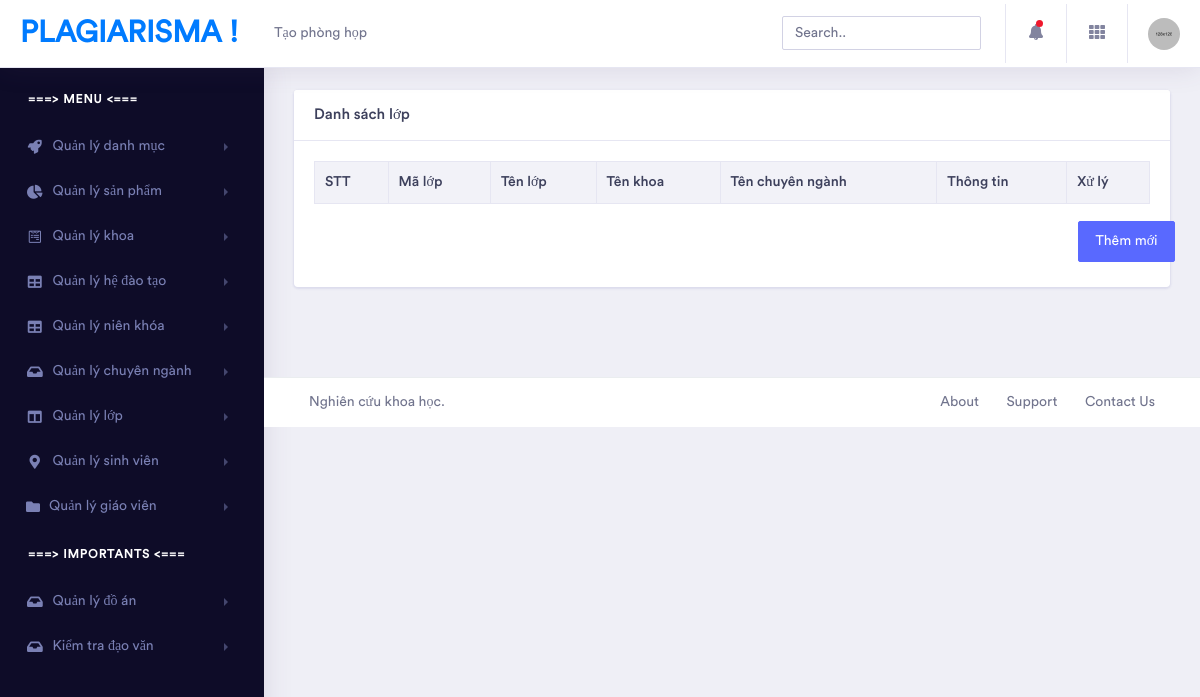
Before: /index.php?module=listlop with the older database file.
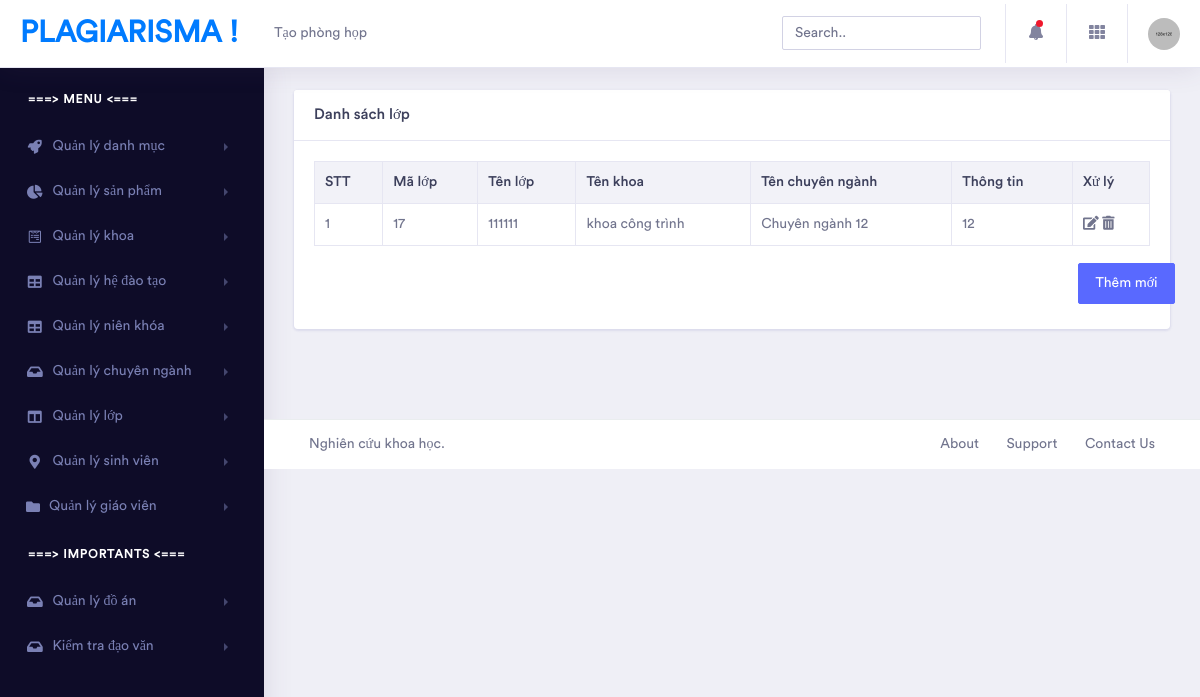
After: the same page with the newer database file.
### tables this page shows
CREATE TABLE `tbl_lop` (
  `ma_lop` int(11) NOT NULL,
  `ten_lop` varchar(50) DEFAULT NULL,
  `khoa_id` int(11) DEFAULT NULL,
  `chuyennganh_id` int(11) DEFAULT NULL,
  `thong_tin` varchar(100) NOT NULL
);

CREATE TABLE `tbl_khoa` (
  `ma_khoa` int(11) NOT NULL,
  `ten_khoa` varchar(50) DEFAULT NULL,
  `mo_ta` varchar(50) DEFAULT NULL
);

CREATE TABLE `tbl_chuyennganh` (
  `ma_chuyen_nganh` int(11) NOT NULL,
  `ten_chuyen_nganh` varchar(100) DEFAULT NULL,
  `mo_ta_chuyen_nganh` varchar(100) DEFAULT NULL,
  `khoa_id` int(11) DEFAULT NULL
);

### modules/listlop.php (the view)
<div class="container-fluid  dashboard-content">
<div class="row">
                    <div class="col-xl-12 col-lg-12 col-md-12 col-sm-12 col-12">
                        <div class="card">
                            <h5 class="card-header">Danh sách lớp</h5>
                            <div class="card-body">
                                <div class="table-responsive">
                                    <table class="table table-striped table-bordered first">
                                            <tr>
                                                <th>STT</th>
                                                <th>Mã lớp</th>
                                                <th>Tên lớp</th>
                                                <th>Tên khoa</th>
                                                <th>Tên chuyên ngành</th>
                                                <th>Thông tin</th>
                                                <th>Xử lý</th>
                                            </tr>
                                            <?php
                                                $sqlSelect = "select * from tbl_lop,tbl_khoa,tbl_chuyennganh where tbl_lop.khoa_id = tbl_khoa.ma_khoa and tbl_chuyennganh.ma_chuyen_nganh = tbl_lop.chuyennganh_id";
                                                $result = mysqli_query($conn,$sqlSelect);
                                                $i = 0;
                                                while($row = mysqli_fetch_assoc($result)){
                                                    $i++;
                                            ?>
                                            <tr>
                                                <td><?php echo $i ?></td>
                                                <td><?php echo $row["ma_lop"] ?></td>
                                                <td><?php echo $row["ten_lop"] ?></td>
                                                <td><?php echo $row["ten_khoa"] ?></td>
                                                <td><?php echo $row["ten_chuyen_nganh"] ?></td>
                                                <td><?php echo $row["thong_tin"] ?></td>
                                                <td>
                                                    <a href="index.php?module=editlop&ma_lop=<?php echo $row["ma_lop"] ?>"><em class="fas fa-edit"></em></a>
                                                    <a href="index.php?module=dellop&ma_lop=<?php echo $row["ma_lop"] ?>"><em class="fas fa-trash-alt"></em></a>
                                                </td>
                                            </tr>
                                            <?php
                                                }
                                            ?>
                                    </table>
                                </div>
                                <div class="row" style="margin-top:2%">
                                            <div style="margin-left:90%">
                                                <p class="text-right">
                                                    <a href="index.php?module=addlop" class="btn btn-space btn-primary">Thêm mới</em></a>
                                                </p>
                                            </div>
                                        </div>
                            </div>
                        </div>
                    </div>
                </div>
</div>

Changed rows visible on the page:
added tbl_lop: ma_lop "17", ten_lop "111111", khoa.ten_khoa "khoa công trình", chuyennganh.ten_chuyen_nganh "Chuyên ngành 12", thong_tin "12"
